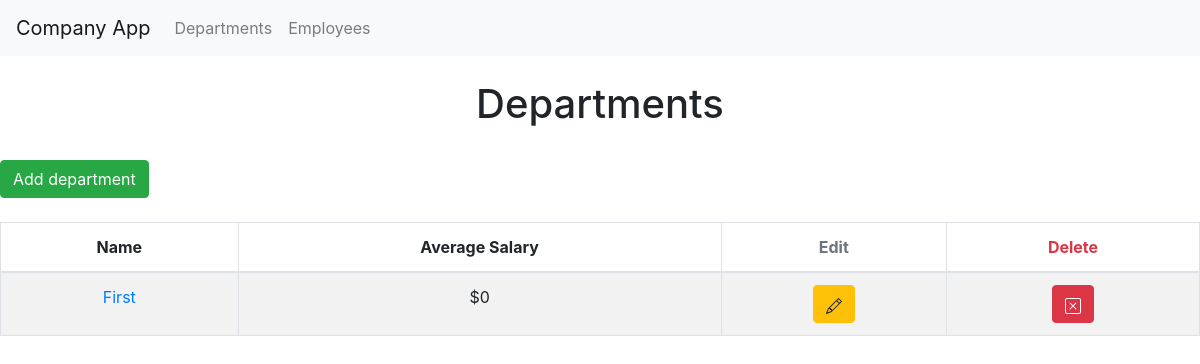
/departments, run on an earlier commit of the app's database.
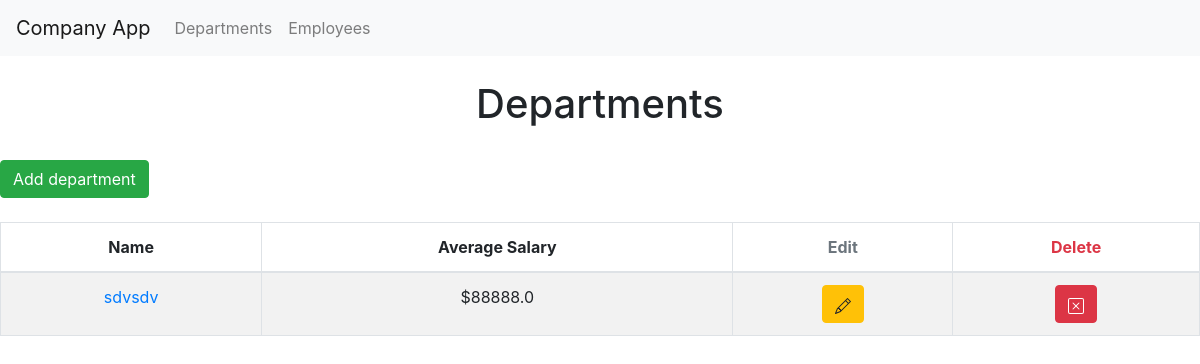
And on a later commit of the database.
### app/models/models.py (models this page shows)
class DepartmentModel(db.Model):
    __tablename__ = 'department'
    id = db.Column(db.Integer, primary_key=True)
    name = db.Column(db.String(25), unique=True)
    employees = db.relationship('EmployeeModel', backref='department', lazy='dynamic')

### app/views/view.py (the view)
@app.route('/departments')
def departments_page():
    departments = DepartmentModel.query.all()
    average_salary_query = EmployeeModel.query.with_entities(EmployeeModel.related_department_id, func.avg(
        EmployeeModel.salary)).group_by(
        EmployeeModel.related_department_id)
    average_salary = dict((department, salary) for department, salary in average_salary_query)
    return render_template('departments.html', departments=departments, average_salary=average_salary)

### app/templates/departments.html (shortened to what this page needs)
{% extends 'home.html' %}
{% block content %}
        <br>
            <h1 class="text-center">Departments</h1>
            <br>
            <a href="{{ url_for('add_department') }}" class="btn btn-success" id="add department">Add department</a><br>
        <br>
            <div class="text-center">
    {% if departments %}
        <table class="table table-striped table-bordered table-hover ">
            <thead>
                <tr>
                    <th scope="col">Name</th>
                    <th scope="col">Average Salary</th>
                    <th scope="col" class="text-secondary">Edit</th>
                    <th scope="col" class="text-danger">Delete</th>
                </tr>
            </thead>
        <tbody>
            {% for department in departments %}
                <tr>
                    <td><a name="{{ department.name }}" href="{{ url_for('department_page', department_id=department.id) }}">{{ department.name }}</a></td>
                    <td>
                        {% if average_salary[department.id] %}
                            ${{ average_salary[department.id]|round }}
                        {% else %}
                            $0
                        {% endif %}
                    </td>
                    <td class="text-secondary"><a id="edit {{ department.name }}" href="{{ url_for('edit_department', department_id=department.id) }}" class="btn btn-warning"></a>
                    </td>
                    <td>
                        <a id="delete {{ department.name }}" href="{{ url_for('delete_department', department_id=department.id) }}" class="btn btn-danger" role="button" onclick="return confirm('Are You sure You want to delete {{ department.name }} department?')"></a>
                    </td>
                </tr>
            {% endfor %}
        </tbody>
        </table>
    {% endif %}
    </div>
{% endblock %}

### app/templates/home.html (shortened to what this page needs)
<!DOCTYPE html>
<html lang="en">
<head>
    <link rel="stylesheet" href="https://cdn.jsdelivr.net/npm/bootstrap@4.5.3/dist/css/bootstrap.min.css">
</head>
<body>
<nav class="navbar navbar-expand-lg navbar-light bg-light">
  <a class="navbar-brand" href="{{ url_for('home') }}">Company App</a>
  <div class="collapse navbar-collapse" id="navbarNav">
    <ul class="navbar-nav">
      <li class="nav-item">
        <a class="nav-link" href="{{ url_for('departments_page') }}" id="departments_link">Departments</a>
      </li>
      <li class="nav-item">
        <a class="nav-link" href="{{ url_for('employees_page') }}" id="employees_link">Employees</a>
      </li>
    </ul>
  </div>
</nav>
{% block content %}{% endblock %}
</body>
</html>

What changed in the data, as far as the page shows it:
changed DepartmentModel: name "First" → "sdvsdv"; average_salary (not shown) → "88888.0"; text "$0" → "$"
